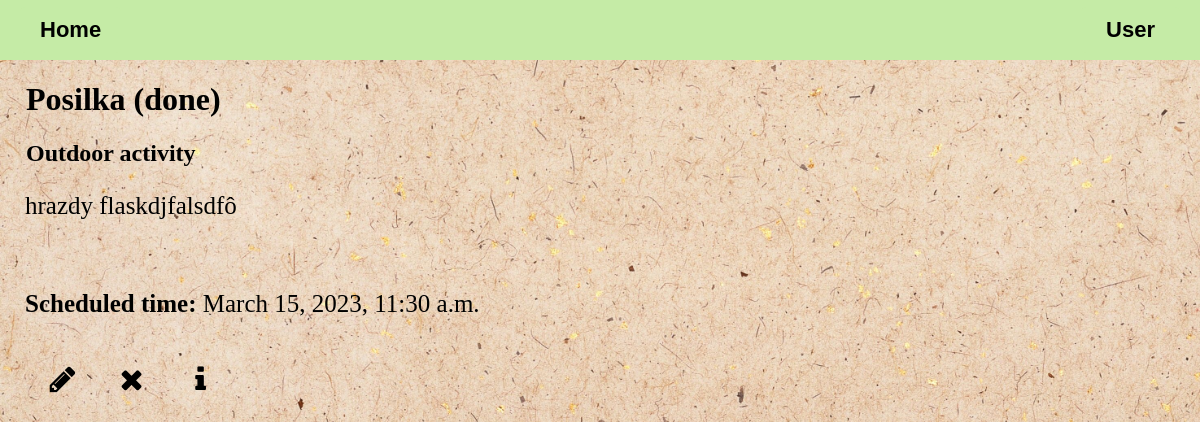
Page /note_detail/5/ on the earlier database version.
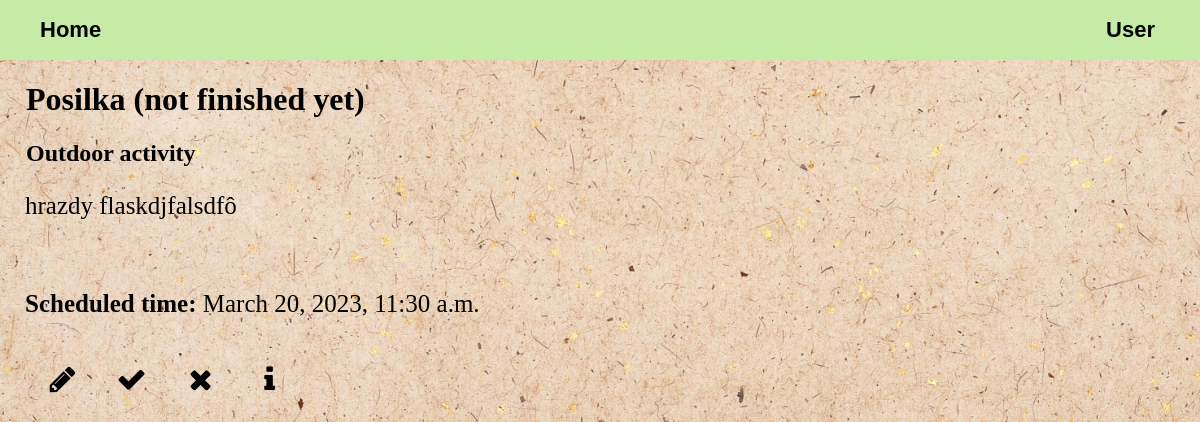
Same page on the later database version.
### viewer/models.py (models this page shows, shortened)
class Note(Model):
    PRIORITY_CHOICES = [
        (1, "Low"),
        (2, "Mid"),
        (3, "High"),
        (4, "Top")
    ]
    COLD = 'Cold (below 0°C)'
    MODERATE = 'Moderate (0-15°C)'
    WARM = 'Warm (16°C +)'
    WEATHER_CHOICES = [
        (COLD, 'Cold (below 0°C)'),
        (MODERATE, 'Moderate (0-15°C)'),
        (WARM, 'Warm (16°C +)'),
    ]
    user = ForeignKey(User, on_delete=CASCADE)
    category = ForeignKey(Category, on_delete=CASCADE)
    name = CharField(max_length=100)
    priority = IntegerField(choices=PRIORITY_CHOICES, default="Low")
    created_at = DateTimeField(auto_now_add=True)
    scheduled_time = DateTimeField(blank=True, null=True)
    description = TextField()
    preferred_weather = CharField(max_length=50, choices=WEATHER_CHOICES, blank=True)
    finished = BooleanField(default=False)

class Category(Model):
    name = CharField(max_length=50)

### viewer/views.py (the view)
# urls.py: path('note_detail/<int:note_id>/', note_detail, name='note_detail'),
def note_detail(request, note_id):
    note = get_object_or_404(Note, pk=note_id)
    context = {
        'note': note
    }
    context.update(base_context(request))
    return render(request, 'note_detail.html', context)

### viewer/views.py (called while the page is built)
def base_context(request):
    all_categories = Category.objects.all()
    if request.user.is_authenticated:
        user = request.user.customuser
        city = user.city
        weather_data = get_current_weather(city)
        if weather_data is not None:
            temperature = weather_data
            return {
                'user': user,
                'temperature': temperature,
                'all_categories': all_categories,
            }
    else:
        return {'all_categories': all_categories}

### viewer/templates/note_detail.html (shortened to what this page needs)
{% extends 'base.html' %}
{% block content %}
{% load static %}
<link rel="stylesheet" href="{% static 'styling.css' %}">
<link rel="stylesheet" href="http://cdnjs.cloudflare.com/ajax/libs/font-awesome/4.4.0/css/font-awesome.min.css">
  {% if note.finished == True %}  <h1>{{ note.name }} (done)</h1> {% else %}  <h1>{{ note.name }} (not finished yet)</h1> {% endif %}
    <div class="note-detail">
      <h2> {{ note.category.name }}</h2>
      <p style="font-size: 25px; margin: 25px; margin-bottom: 70px;"> {{ note.description }}</p>
      {% if note.scheduled_time %}
      <p style="font-size: 25px; margin: 25px;"><b style="font-weight: bold;">Scheduled time:</b> {{ note.scheduled_time }}</p>
      {% endif %}
    </div>
    <div class="note-actions" style="margin: 30px;">
      <a href="http://127.0.0.1:8000/notes/{{ note.id }}/edit/"><button class="edit-note"><i class="fa fa-pencil"></i></button></a>
          {% if note.finished == False %}
          <form style="display: inline-block;" method="post" action="{% url 'finish_note' note.id %}" onsubmit="return confirm('Is it really finished?')">
            <button class="finish-note"><i class='fa fa-check'></i></button>
          </form>
          {% endif %}
          <form style="display: inline-block;" method="post" action="{% url 'delete_note' note.id %}" onsubmit="return confirm('Are you sure you want to delete this note?')">
            <button class="delete-note"><i class="fa fa-times"></i></button>
          </form>
      <a href="http://127.0.0.1:8000/note_detail/{{ note.id }}"><button class="note-details"><i class='fa fa-info'></i></button></a>
    </div>
{% endblock %}

### viewer/templates/base.html (shortened to what this page needs)
<!DOCTYPE html>
<html lang="en">
{% load static %}
<head>
    <link rel="stylesheet" href="{% static 'styling.css' %}">
</head>
<body>
{% include 'navbar.html' %}
{% block content %}{% endblock %}
</body>
</html>

### viewer/templates/navbar.html (shortened to what this page needs)
<!DOCTYPE html>
<html lang="en">
<head>
</head>
<body>
<nav>
  <div class="navbar-left">
  {% if request.user.is_authenticated %}
    <a href="{% url 'homepage' %}" style="display: inline-block;"><button>Home</button></a>
      <div class="dropdown">
        <div class="my-notes">
          <button class="dropdown-btn">My Notes</button>
          <div class="dropdown-content">
            <a href="{% url 'user_notes' %}">All notes</a>
            <a href="{% url 'filter_notes' %}?finished=False">Ongoing</a>
            <a href="{% url 'filter_notes' %}?finished=True">Finished</a>
            <div class="dropdown-priority">
              <button class="dropdown-btn-priority">Categories</button>
              <div class="dropdown-content-priority">
                {% for category in all_categories %}
                <a href="{% url 'filter_notes' %}?category={{ category.name }}">{{ category.name }}</a>
                {% endfor %}
              </div>
            </div>
            <div class="dropdown-priority">
              <button class="dropdown-btn-priority" style="width: 155px; text-align: left;">Priority</button>
              <div class="dropdown-content-priority">
                <a href="{% url 'filter_notes' %}?priority=4">Top</a>
                <a href="{% url 'filter_notes' %}?priority=3">High</a>
                <a href="{% url 'filter_notes' %}?priority=2">Mid</a>
                <a href="{% url 'filter_notes' %}?priority=1">Low</a>
              </div>
            </div>
          </div>
        </div>
      </div>
  {% else %}
    <a href="{% url 'homepage' %}"><button>Home</button></a>
  {% endif %}
  </div>
  <div class="dropdown">
    <div class="my-notes">
      <button class="dropdown-btn">User</button>
    </div>
  </div>
</nav>
</body>
</html>

### viewer/static/styling.css (style rules this page uses)
h1, h2 { margin-left: 26px; }
body { margin: 0; background-image: url('background/background1.jpg' ); background-size: cover; }
nav { display: flex; justify-content: space-between; align-items: center; height: 60px; background-color: #c5eba6; padding: 0 20px; margin: 0; }
.navbar-left button { background-color: #c5eba6; border: none; padding: 10px 20px; font-size: 22px; font-weight: bold; border-radius: 5px; cursor: pointer; transition: background-color 0.2s ease-in-out; }
.dropdown { position: relative; display: inline-block; }
.dropdown-btn { background-color: #c5eba6; border: none; padding: 10px 25px; font-size: 22px; font-weight: bold; border-radius: 5px; cursor: pointer; transition: background-color 0.2s ease-in-out; }
.note-actions button { position: relative; bottom: 0; display: inline-block; width: 45px; height: 45px; margin: 10px; border: none; border-radius: 50%; background-color: #4598bd00; font-size: 30px; }

Differences in the rows shown:
changed Note "Posilka": finished True → False (drawn); scheduled_time "March 15, 2023, 11:30 a.m." → "March 20, 2023, 11:30 a.m."
Other differences:
text no longer shown: "(done)"
text now shown: "(not finished yet)"
